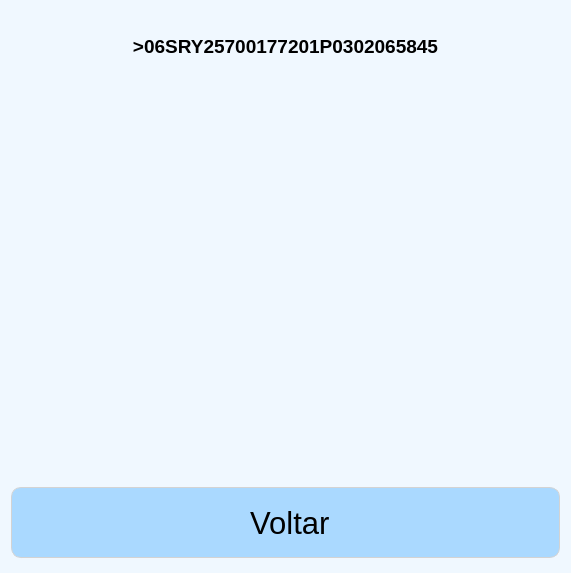
<?xml version="1.0" encoding="UTF-8"?>
<ui version="4.0">
 <class>Dialog</class>
 <widget class="QDialog" name="Dialog">
  <property name="geometry">
   <rect>
    <x>0</x>
    <y>0</y>
    <width>571</width>
    <height>573</height>
   </rect>
  </property>
  <property name="windowTitle">
   <string>Serial</string>
  </property>
  <property name="windowIcon">
   <iconset>
    <normaloff>../png/honhai.png</normaloff>../png/honhai.png</iconset>
  </property>
  <property name="autoFillBackground">
   <bool>false</bool>
  </property>
  <property name="styleSheet">
   <string notr="true">background-color: #F0F8FF</string>
  </property>
  <property name="sizeGripEnabled">
   <bool>false</bool>
  </property>
  <layout class="QGridLayout" name="gridLayout">
   <item row="0" column="0">
    <widget class="QLabel" name="seriallabel">
     <property name="maximumSize">
      <size>
       <width>16777215</width>
       <height>70</height>
      </size>
     </property>
     <property name="font">
      <font>
       <pointsize>14</pointsize>
       <weight>75</weight>
       <italic>false</italic>
       <bold>true</bold>
      </font>
     </property>
     <property name="text">
      <string>&gt;06SRY25700177201P0302065845</string>
     </property>
     <property name="alignment">
      <set>Qt::AlignCenter</set>
     </property>
    </widget>
   </item>
   <item row="1" column="0">
    <widget class="QLabel" name="piclabel">
     <property name="text">
      <string/>
     </property>
     <property name="pixmap">
      <pixmap>../crop_result.png</pixmap>
     </property>
     <property name="scaledContents">
      <bool>true</bool>
     </property>
    </widget>
   </item>
   <item row="2" column="0">
    <widget class="QPushButton" name="closebtn">
     <property name="sizePolicy">
      <sizepolicy hsizetype="MinimumExpanding" vsizetype="Fixed">
       <horstretch>0</horstretch>
       <verstretch>0</verstretch>
      </sizepolicy>
     </property>
     <property name="minimumSize">
      <size>
       <width>0</width>
       <height>75</height>
      </size>
     </property>
     <property name="font">
      <font>
       <pointsize>23</pointsize>
      </font>
     </property>
     <property name="cursor">
      <cursorShape>PointingHandCursor</cursorShape>
     </property>
     <property name="layoutDirection">
      <enum>Qt::LeftToRight</enum>
     </property>
     <property name="styleSheet">
      <string notr="true">QPushButton {
	border: 1px solid lightgrey ; 
	border-radius:10px;
	background:#aad9ff;
	margin-bottom:4px
    }    
QPushButton:hover {
	background:lightgreen
    }
QPushButton:pressed {
	background:orange
    }</string>
     </property>
     <property name="text">
      <string> Voltar</string>
     </property>
     <property name="icon">
      <iconset>
       <normaloff>../png/voltar2.png</normaloff>../png/voltar2.png</iconset>
     </property>
     <property name="iconSize">
      <size>
       <width>40</width>
       <height>40</height>
      </size>
     </property>
     <property name="checkable">
      <bool>false</bool>
     </property>
    </widget>
   </item>
  </layout>
 </widget>
 <resources/>
 <connections/>
</ui>
